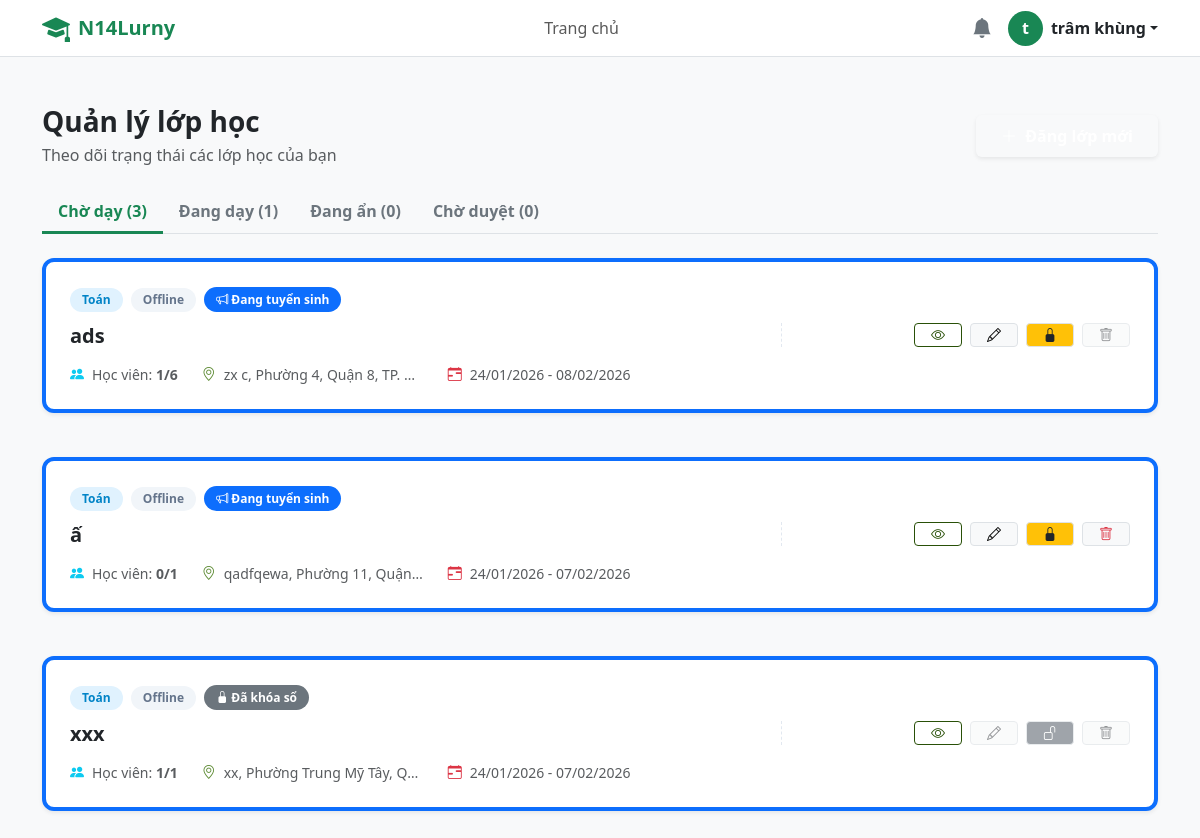
Screenshot of /N14Lurny/tutor/class_management.php (signed in) with the database file from the repository.
### tables this page shows
CREATE TABLE `classes` (
  `id` int(11) NOT NULL,
  `tutor_id` int(11) NOT NULL,
  `title` varchar(255) NOT NULL,
  `subject` varchar(100) NOT NULL,
  `grade` varchar(50) NOT NULL,
  `price` varchar(255) DEFAULT NULL,
  `description` text DEFAULT NULL,
  `method` varchar(50) NOT NULL DEFAULT 'Offline' COMMENT 'Online hoặc Offline',
  `location` varchar(100) NOT NULL DEFAULT 'TP. Hồ Chí Minh' COMMENT 'Quận/Huyện tại TP.HCM',
  `status` enum('pending','active','hidden','closed','rejected') DEFAULT 'pending',
  `max_students` int(11) NOT NULL DEFAULT 1,
  `start_date` date DEFAULT NULL,
  `end_date` date DEFAULT NULL,
  `created_at` timestamp NOT NULL DEFAULT current_timestamp()
);

### N14Lurny/tutor/class_management.php (the view, shortened to what this page needs)
<?php
include '../includes/header_tutor.php';
require_once '../config/db.php';
$tutor_id = $_SESSION['user_id'];
$today = date('Y-m-d');
$sql = "SELECT c.*,
       (SELECT COUNT(*) FROM class_registrations r WHERE r.class_id = c.id AND r.status = 'accepted') as accepted_count
       FROM classes c
       WHERE c.tutor_id = ?
       ORDER BY c.created_at DESC";
$stmt = $conn->prepare($sql);
$stmt->bind_param("i", $tutor_id);
$stmt->execute();
$result = $stmt->get_result();
$list_pending = [];
$list_upcoming = [];
$list_ongoing = [];
$list_hidden = [];
$list_rejected = [];
while ($row = $result->fetch_assoc()) {
    $has_students = ($row['accepted_count'] > 0);
    $is_started = (!empty($row['start_date']) && $row['start_date'] <= $today);
    if ($row['status'] == 'pending') {
        $list_pending[] = $row;
    }
    elseif ($row['status'] == 'rejected') {
        $list_rejected[] = $row;
    }
    elseif ($row['status'] == 'hidden' || $row['status'] == 'closed') {
        if ($has_students) {
            if ($is_started) $list_ongoing[] = $row;
            else $list_upcoming[] = $row;
        } else {
            $list_hidden[] = $row;
        }
    }
    elseif ($row['status'] == 'active') {
        if ($has_students && $is_started) $list_ongoing[] = $row;
        else $list_upcoming[] = $row;
    }
}
function renderClassCard($row, $type) {
    global $today;
    $date_range = (!empty($row['start_date']) && !empty($row['end_date']))
                  ? date('d/m/Y', strtotime($row['start_date'])) . " - " . date('d/m/Y', strtotime($row['end_date']))
                  : "Chưa cập nhật";
    $max = $row['max_students'] ?? 1;
    $current = $row['accepted_count'];
    $is_full = ($current >= $max);
    $is_started = (!empty($row['start_date']) && $row['start_date'] <= $today);
    $db_status = $row['status'];
    $has_students = ($current > 0);
    $can_delete = !$has_students;
    $status_label = '';
    $border_class = 'border-0';
    $opacity = '';
    if ($type == 'pending') {
        $status_label = '<span class="badge bg-warning text-dark">⏳ Chờ Admin duyệt</span>';
    } elseif ($type == 'rejected') {
        $status_label = '<span class="badge bg-danger">🚫 Bị từ chối</span>';
        $opacity = 'opacity-75';
    } elseif ($type == 'hidden') {
        $reason = ($db_status == 'closed' && !$has_students) ? "(Quá hạn tuyển)" : "(Chưa có HV)";
        $status_label = '<span class="badge bg-secondary"><i class="bi bi-lock-fill"></i> Đã khóa ' . $reason . '</span>';
        $opacity = 'opacity-75 bg-light';
    } else {
        if ($db_status == 'hidden' || $db_status == 'closed') {
            $status_label = '<span class="badge bg-secondary"><i class="bi bi-lock-fill"></i> Đã khóa sổ</span>';
        } else {
            $status_label = '<span class="badge bg-primary"><i class="bi bi-megaphone"></i> Đang tuyển sinh</span>';
        }
        if($type == 'ongoing') $border_class = 'border-success border-start border-4';
        else $border_class = 'border-primary border-start border-4';
    }
    ?>
    <div class="col-12 mb-4">
        <div class="card shadow-sm <?php echo $border_class . ' ' . $opacity; ?>">
            <div class="card-body p-4">
                <div class="row align-items-center">
                    <div class="col-md-8">
                        <div class="mb-2">
                            <span class="badge blue"><?= htmlspecialchars($row['subject']) ?></span>
                            <span class="badge gray"><?= htmlspecialchars($row['method']) ?></span>
                            <?= $status_label ?>
                        </div>
                        <h5 class="fw-bold mb-2">
                            <a href="see_details.php?id=<?= $row['id'] ?>" class="text-dark text-decoration-none hover-brand">
                                <?= htmlspecialchars($row['title']) ?>
                            </a>
                        </h5>
                        <div class="d-flex flex-wrap gap-4 text-muted small mt-3">
                            <div class="d-flex align-items-center">
                                <i class="bi bi-people-fill me-2 text-info"></i>
                                <span>Học viên: <strong><?= $current ?>/<?= $max ?></strong></span>
                            </div>
                            <div class="d-flex align-items-center">
                                <i class="bi bi-geo-alt me-2 text-primary"></i>
                                <span class="text-truncate" style="max-width: 200px;"><?= htmlspecialchars($row['location']) ?></span>
                            </div>
                            <div class="d-flex align-items-center">
                                <i class="bi bi-calendar-range me-2 text-danger"></i> <?= $date_range ?>
                            </div>
                        </div>
                    </div>
                    <div class="col-md-4 border-start-md ps-md-4 mt-3 mt-md-0">
                        <div class="d-grid gap-2 d-md-flex justify-content-md-end">
                            <a href="see_details.php?id=<?= $row['id'] ?>" class="btn btn-outline-primary btn-sm px-3" title="Xem chi tiết">
                                <i class="bi bi-eye"></i>
                            </a>
                            <?php if ($is_started || $is_full || $type == 'rejected'): ?>
                                <button class="btn btn-light btn-sm px-3 border disabled" title="Không thể sửa">
                                    <i class="bi bi-pencil text-muted"></i>
                                </button>
                            <?php else: ?>
                                <a href="edit_class.php?id=<?= $row['id'] ?>" class="btn btn-light btn-sm px-3 border" title="Sửa thông tin">
                                    <i class="bi bi-pencil"></i>
                                </a>
                            <?php endif; ?>
                            <?php if ($db_status == 'active'): ?>
                                <a href="update_status.php?id=<?= $row['id'] ?>&action=close"
                                   class="btn btn-warning btn-sm px-3 text-dark border"
                                   onclick="return confirm('Khóa lớp này?')"
                                   title="Khóa lớp">
                                    <i class="bi bi-lock-fill"></i>
                                </a>
                            <?php elseif ($db_status == 'hidden' || $db_status == 'closed'): ?>
                                <?php if ($is_full): ?>
                                    <button class="btn btn-secondary btn-sm px-3 border" disabled title="Lớp đã đủ học viên">
                                        <i class="bi bi-unlock"></i>
                                    </button>
                                <?php endif; ?>
                            <?php endif; ?>
                            <?php if ($can_delete): ?>
                                <a href="delete_class.php?id=<?= $row['id'] ?>" class="btn btn-light btn-sm px-3 text-danger border hover-danger" onclick="return confirm('CẢNH BÁO: Xóa vĩnh viễn?')" title="Xóa">
                                    <i class="bi bi-trash"></i>
                                </a>
                            <?php else: ?>
                                <button class="btn btn-light btn-sm px-3 border disabled text-muted" title="Lớp đã có học viên, không thể xóa!">
                                    <i class="bi bi-trash"></i>
                                </button>
                            <?php endif; ?>
                        </div>
                    </div>
                </div>
            </div>
        </div>
    </div>
    <?php
}
?>
<!DOCTYPE html>
<html lang="vi">
<head>
    <link href="https://cdn.jsdelivr.net/npm/bootstrap@5.3.2/dist/css/bootstrap.min.css" rel="stylesheet">
    <link href="https://cdn.jsdelivr.net/npm/bootstrap-icons@1.11.1/font/bootstrap-icons.css" rel="stylesheet">
    <link rel="stylesheet" href="../assets/css/tutor.css">
</head>
<body class="bg-light">
<div class="container py-5">
    <div class="d-flex flex-column flex-md-row justify-content-between align-items-center mb-4 gap-3">
        <div>
            <h3 class="fw-bold mb-1 text-dark">Quản lý lớp học</h3>
            <p class="text-muted mb-0">Theo dõi trạng thái các lớp học của bạn</p>
        </div>
        <a href="new_class.php" class="btn btn-brand px-4 py-2 shadow-sm">
            <i class="bi bi-plus-lg me-1"></i> Đăng lớp mới
        </a>
    </div>
    <ul class="nav nav-tabs mb-4" id="classTabs" role="tablist">
        <li class="nav-item">
            <button class="nav-link active" id="upcoming-tab" data-bs-toggle="tab" data-bs-target="#upcoming" type="button">
                Chờ dạy (<?= count($list_upcoming) ?>)
            </button>
        </li>
        <li class="nav-item">
            <button class="nav-link" id="ongoing-tab" data-bs-toggle="tab" data-bs-target="#ongoing" type="button">
                Đang dạy (<?= count($list_ongoing) ?>)
            </button>
        </li>
        <li class="nav-item">
            <button class="nav-link" id="hidden-tab" data-bs-toggle="tab" data-bs-target="#hidden" type="button">
                Đang ẩn (<?= count($list_hidden) ?>)
            </button>
        </li>
        <li class="nav-item">
            <button class="nav-link" id="pending-tab" data-bs-toggle="tab" data-bs-target="#pending" type="button">
                Chờ duyệt (<?= count($list_pending) + count($list_rejected) ?>)
            </button>
        </li>
    </ul>
    <div class="tab-content" id="classTabsContent">
        <div class="tab-pane fade show active" id="upcoming" role="tabpanel">
            <?php if(count($list_upcoming) > 0): ?>
                <div class="row">
                    <?php foreach($list_upcoming as $class) renderClassCard($class, 'upcoming'); ?>
                </div>
            <?php endif; ?>
        </div>
    </div>
</div>
</body>
</html>

### N14Lurny/assets/css/tutor.css (style rules this page uses)
:root { --primary-color: #0a801a; --brand-dark: #6da53e; --primary-color: #295008; --primary-dark: #5c8a32; --text-dark: #0f172a; --text-gray: #64748b; --bg-body: #f1f5f9; --bg-light: #f8fafc; --danger: #ef4444; --warning: #f59e0b; --success: #10b981; --border-color: #e2e8f0; --radius: 12px; --shadow-sm: 0 1px 3px rgba(0,0,0,0.05); --shadow-md: 0 4px 6px -1px rgba(0, 0, 0, 0.1); }
body { font-family: 'Segoe UI', Roboto, Helvetica, Arial, sans-serif; background-color: var(--bg-body); color: var(--text-dark); }
a { text-decoration: none; color: inherit; transition: 0.2s; }
ul { list-style: none; padding: 0; margin: 0; }
.text-primary { color: var(--primary-dark) !important; }
.btn-outline-primary { color: var(--primary-color) !important; border-color: var(--primary-color) !important; }
.card, .form-card { background: #fff; border-radius: var(--radius); border: 1px solid var(--border-color); box-shadow: var(--shadow-sm); margin-bottom: 20px; overflow: hidden; }
.badge { padding: 6px 12px; border-radius: 50px; font-size: 0.75rem; font-weight: 600; display: inline-block; margin-right: 4px; margin-bottom: 4px; }
.badge.blue { background: #e0f2fe; color: #0284c7; }
.badge.gray { background: #f1f5f9; color: #64748b; }
.btn-brand { background-color: var(--brand-color); color: white; font-weight: 600; }
@media (min-width: 768px) { .border-start-md { border-left: 1px dashed var(--border-color); } }

### N14Lurny/tutor/class_management.php (style rules this page uses)
.nav-tabs .nav-link { color: #6c757d; font-weight: 600; border: none; border-bottom: 3px solid transparent; }
.nav-tabs .nav-link.active { color: #198754; border-bottom: 3px solid #198754; background: none; }
.btn-warning { background-color: #ffc107; border-color: #ffc107; }

### rows the page displays
classes: subject "Toán", method "Offline", status "active" (drawn), title "ads", current "1", max_students "6", location "zx c, Phường 4, Quận 8, TP.…", date_range "24/01/2026 - 08/02/2026"
classes: subject "Toán", method "Offline", status "active" (drawn), title "ấ", current "0", max_students "1", location "qadfqewa, Phường 11, Quận…", date_range "24/01/2026 - 07/02/2026"
classes: subject "Toán", method "Offline", status "hidden" (drawn), title "xxx", current "1", max_students "1", location "xx, Phường Trung Mỹ Tây, Q…", date_range "24/01/2026 - 07/02/2026"

### other values shown
mb_substr($_SESSION['fullname'] ?? 'U', 0, 1) "t"
$_SESSION['fullname'] "trâm khùng"
count($list_upcoming) "3"
count($list_ongoing) "1"
count($list_hidden) "0"
count($list_pending) + count($list_rejected) "0"
